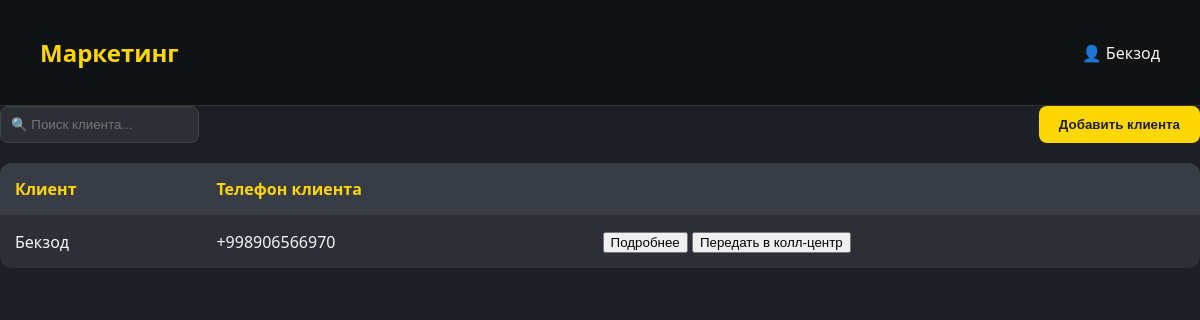
The page /marketing/ (signed in) on the database as committed earlier.
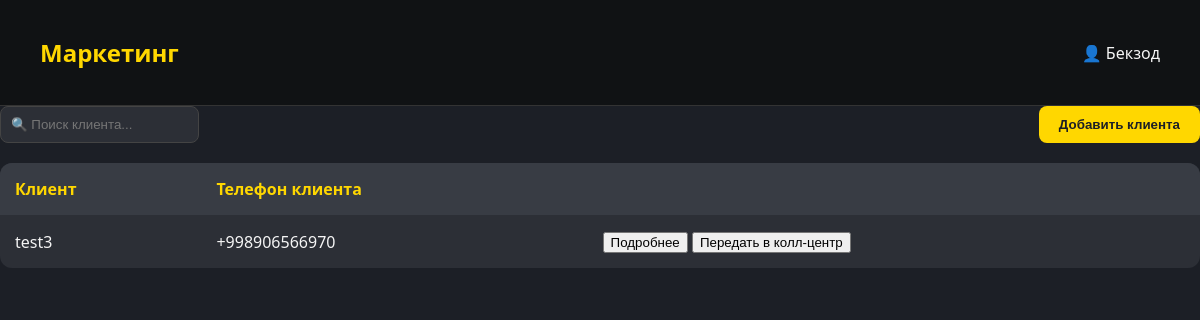
The same page on the database as committed later.
### backend/models.py (models this page shows, shortened)
class Social_clients(models.Model):
    profile = models.ForeignKey(
        'Profile', on_delete=models.CASCADE, related_name='social_client', verbose_name="Профиль"
    )
    client_name=models.CharField(max_length=100)
    phone=PhoneNumberField(null=True, blank=True, default=None)
    comment=models.CharField(max_length=255,null=True, blank=True, default=None)
    order=models.OneToOneField("Orders", on_delete=models.CASCADE, related_name='marketing',null=True)

### backend/views.py (the view, shortened to what this page needs)
# urls.py: path('marketing/',views.MarketingClietView.as_view(),name='marketing'),
class MarketingClietView(LoginRequiredMixin,TemplateView):
   template_name = 'marketing.html'
   login_url = reverse_lazy('login')
   def get_context_data(self, *, object_list=None, **kwargs):
      context = super().get_context_data(**kwargs)
      search = self.request.GET.get('search')
      profile=self.request.user.profile
      if search:
         context['profile'] = Social_clients.objects.filter(profile=profile,order__stage='marketing',client_name__icontains=search).select_related('order').exclude(order__stage='failed')
      else:
         context['profile'] = Social_clients.objects.filter(profile=profile,order__stage='marketing').select_related('order').exclude(order__stage='failed')
      return context

### backend/templates/marketing.html (shortened to what this page needs)
{% if request.user.profile.approve %}
<!DOCTYPE html>
<html lang="ru">
<head>
</head>
<body>
  <header>
    <h1 onclick="window.location.href='{% url 'dashboard' %}'" style="cursor: pointer;">Маркетинг</h1>
    <div>👤 {{request.user.profile.name}}</div>
  </header>
    <div class="top-bar">
     <form action="" method="GET">
      <input type="text" name="search"  id="clientSearchInput" placeholder="🔍 Поиск клиента...">
       </form>
        <button onclick="window.location.href='{% url 'marketing_add' %}'">Добавить клиента</button>
    </div>
     <div id="individual-fields">
       <table id="clientTable">
      <thead>
        <tr>
          <th>Клиент</th>
          <th>Телефон клиента</th>
          <th></th>
        </tr>
      </thead>
      {% for item in profile %}
      <tbody>
        <tr>
          <td>{{item.client_name}}</td>
          <td>{{item.phone}}</td>
            <td><div>
                <button onclick="window.location.href='{% url 'marketing_detail' item.pk %}'">Подробнее</button>
              {% if item.order.stage == 'marketing'%}
                <button onclick="openPopup({{item.pk}})">Передать в колл-центр</button>
              {% endif %}
            </div></td>
        </tr>
      </tbody>
      {% endfor %}
       </table>
      </div>
</body>
</html>
{% else %}
{% include 'waiting.html' %}
{% endif %}

Rows that differ between the two databases and show on the page:
no longer on this page (row unchanged): Social_clients: client_name "Бекзод", phone "+998906566970"
added Social_clients: client_name "test3", phone "+998906566970"
